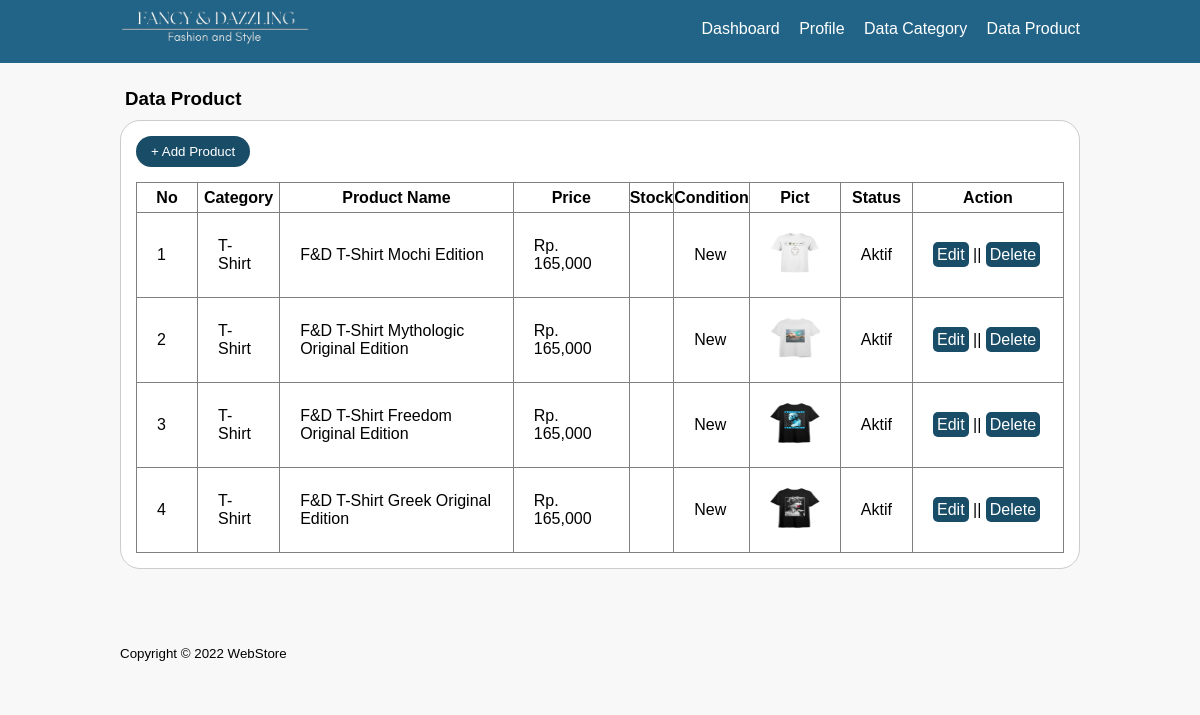
Screenshot of /app/views/admin/product/data-product.php (signed in) with the database file from the repository.
### tables this page shows
CREATE TABLE `tb_product` (
  `id_product` int(11) NOT NULL,
  `id_category` int(11) DEFAULT NULL,
  `product_name` varchar(100) NOT NULL,
  `product_price` int(11) NOT NULL,
  `product_condition` varchar(50) NOT NULL,
  `product_desc` text NOT NULL,
  `product_image` varchar(100) NOT NULL,
  `product_status` tinyint(1) NOT NULL,
  `date_created` timestamp NOT NULL DEFAULT current_timestamp()
);

CREATE TABLE `tb_category` (
  `id_category` int(11) NOT NULL,
  `category_name` varchar(25) NOT NULL,
  `category_picture` varchar(100) DEFAULT NULL
);

### app/views/admin/product/data-product.php (the view, shortened to what this page needs)
<?php
	require '../../../core/db.php';
 ?>
<!DOCTYPE html>
<html lang="en">
<head>
	<link rel="stylesheet" href="../../../../public/css/data.css">
</head>
<body>
	<header>
		<div class="container">
			<h1><a href="dashboard.php"><img src="../../../../public/image/imgp/logo.png" width="190px" height="35px"></a></h1>
				<ul>
					<li><a href="../dashboard/dashboard.php">Dashboard</a></li>
					<li><a href="../profile/profile.php">Profile</a></li>
					<li><a href="../category/data-category.php">Data Category</a></li>
					<li><a href="data-product.php">Data Product</a></li>
				</ul>
		</div>
	</header>
	<section>
		<div class="container">
			<h3>Data Product</h3>
			<div class="box">
				<button class="btn" style="margin-bottom: 15px;"><a href="../../../models/product/add-product.php" class="add">+ Add Product</a></button><br>
				<table border="1" cellspacing="0" class="table">
					<thead>
						<tr>
							<th width="60px">No</th>
							<th>Category</th>
							<th>Product Name</th>
							<th>Price</th>
							<th>Stock</th>
							<th>Condition</th>
							<th>Pict</th>
							<th>Status</th>
							<th width="150px">Action</th>
						</tr>
					</thead>
					<tbody>
						<?php
							$no = 1;
							$produk = mysqli_query($conn, "SELECT * FROM tb_product LEFT JOIN tb_category USING (id_category) ORDER BY id_product DESC");
							if (mysqli_num_rows($produk) > 0) {
							while ($row = mysqli_fetch_array($produk)) {
						 ?>
						<tr>
							<td><?= $no++ ?></td>
							<td><?= $row['category_name']; ?></td>
							<td><?= $row['product_name']; ?></td>
							<td>Rp. <?= number_format($row['product_price']); ?></td>
							<td><?= $row['stok']; ?></td>
							<td><?= $row['product_condition']; ?></td>
							<td><a href="../../../../public/image/product/<?= $row['product_image']; ?>" target="blank"><img src="../../../../public/image/product/<?= $row['product_image']; ?>" width="50px" height="50px"></a></td>
							<td><?= ($row['product_status'] == 0)? 'Tidak Aktif':'Aktif'; ?></td>
							<td>
								<a href="../../../models/product/update-product.php?id=<?= $row['id_product'] ?>" class="act">Edit</a> || <a href="../../../models/delete/delete.php?idp=<?= $row['id_product']?>" onclick="return confirm('are you sure ?')" class="act">Delete</a>
							</td>
						</tr>
						<?php } } else {?>
							<tr>
								<td colspan="7">Tidak Ada Data</td>
							</tr>
						<?php } ?>
					</tbody>
				</table>
			</div>
		</div>
	</section>
	<footer>
		<div class="container">
			<small>Copyright &copy; 2022 WebStore</small>
		</div>
	</footer>
</body>
</html>

### public/css/data.css (style rules this page uses)
* { padding: 0; margin: 0; font-family: sans-serif; }
body { background-color: #f8f8f8; }
a { color: inherit; text-decoration: none; }
.btn { padding: 8px 15px; background-color: #184C67; color: #fff; border: none; cursor: pointer; border-radius: 20px; }
.act { color: white; padding: 4px; border-radius: 5px; background-color: #184C67; }
header { background-color: #216487; color: #fff; }
header h1 { float: left; padding: 10px 0; }
header ul { float: right; }
header ul li { display: inline-block; }
header ul li a { padding: 20px 0 20px 15px; display: inline-block; }
footer .container { padding: 25px 0px; }
.container { width: 80%; margin: 0 auto; }
.container:after { content: ''; display: block; clear: both; }
section { padding: 25px 0; }
section h3 { margin-left: 5px; }
.box { border-radius: 20px; background-color: #fff; border: 1px solid #ccc; padding: 15px; box-sizing: border-box; margin: 10px 0 25px 0; }
.table { width: 100%; border-collapse: collapse; }
.table tr { height: 30px; }
.table tr td { padding: 15px 20px; }

### rows the page displays
tb_product: id_category.category_name "T-Shirt", product_name "F&D T-Shirt Mochi Edition", product_price "165,000", product_condition "New", product_image (picture), product_status "Aktif"
tb_product: id_category.category_name "T-Shirt", product_name "F&D T-Shirt Mythologic Original Edition", product_price "165,000", product_condition "New", product_image (picture), product_status "Aktif"
tb_product: id_category.category_name "T-Shirt", product_name "F&D T-Shirt Freedom Original Edition", product_price "165,000", product_condition "New", product_image (picture), product_status "Aktif"
tb_product: id_category.category_name "T-Shirt", product_name "F&D T-Shirt Greek Original Edition", product_price "165,000", product_condition "New", product_image (picture), product_status "Aktif"
